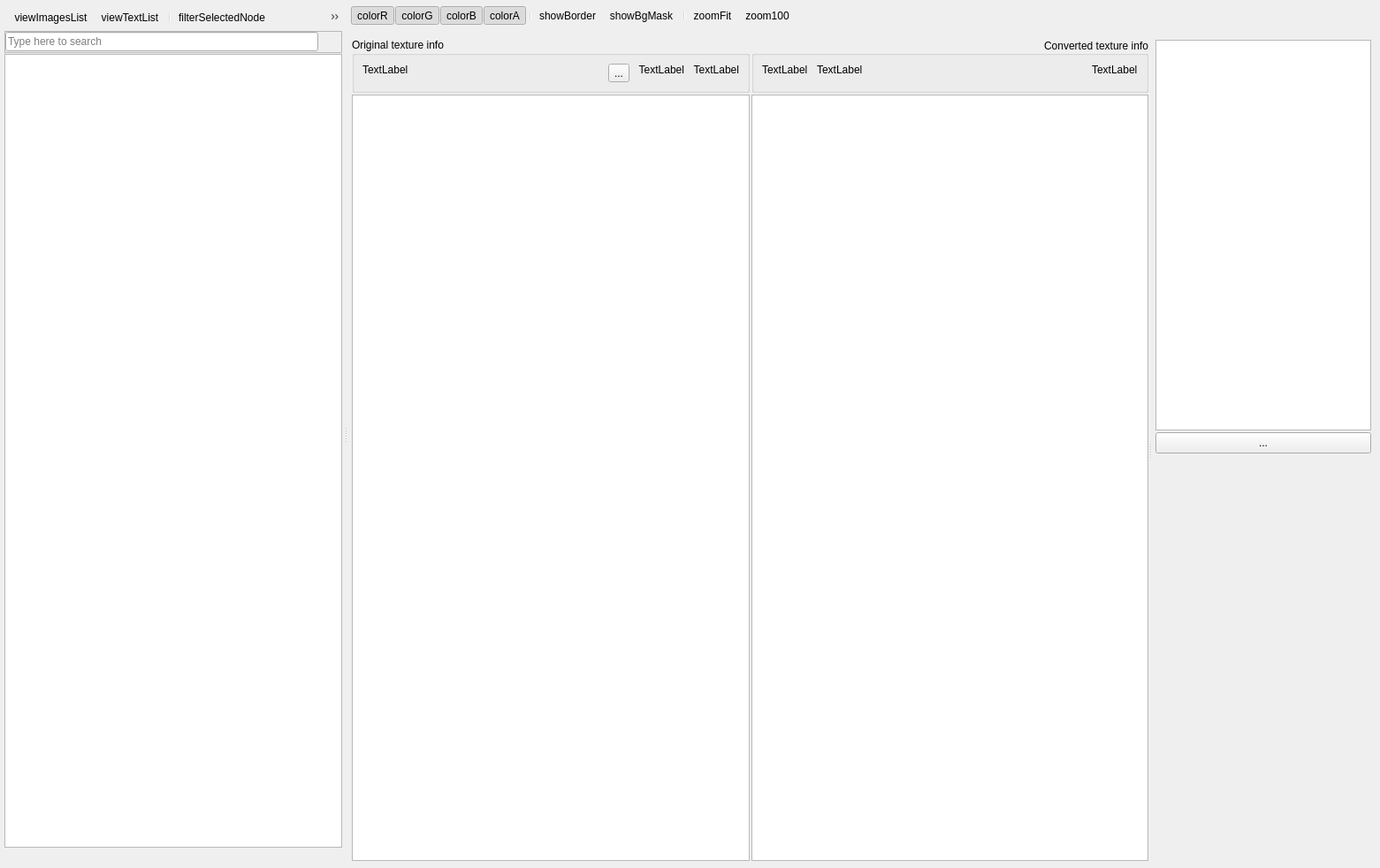
<?xml version="1.0" encoding="UTF-8"?>
<ui version="4.0">
 <class>TextureBrowser</class>
 <widget class="QDialog" name="TextureBrowser">
  <property name="geometry">
   <rect>
    <x>0</x>
    <y>0</y>
    <width>1561</width>
    <height>982</height>
   </rect>
  </property>
  <property name="sizePolicy">
   <sizepolicy hsizetype="Expanding" vsizetype="Expanding">
    <horstretch>0</horstretch>
    <verstretch>0</verstretch>
   </sizepolicy>
  </property>
  <property name="windowTitle">
   <string>Texture Converter</string>
  </property>
  <property name="windowIcon">
   <iconset resource="Resources.qrc">
    <normaloff>:/QtIcons/textureeditor.png</normaloff>:/QtIcons/textureeditor.png</iconset>
  </property>
  <property name="statusTip">
   <string/>
  </property>
  <property name="sizeGripEnabled">
   <bool>false</bool>
  </property>
  <property name="modal">
   <bool>false</bool>
  </property>
  <layout class="QVBoxLayout" name="mainLayout">
   <property name="spacing">
    <number>0</number>
   </property>
   <property name="leftMargin">
    <number>3</number>
   </property>
   <property name="topMargin">
    <number>3</number>
   </property>
   <property name="rightMargin">
    <number>3</number>
   </property>
   <property name="bottomMargin">
    <number>3</number>
   </property>
   <item>
    <widget class="QSplitter" name="splitterMain">
     <property name="sizePolicy">
      <sizepolicy hsizetype="Expanding" vsizetype="Expanding">
       <horstretch>0</horstretch>
       <verstretch>0</verstretch>
      </sizepolicy>
     </property>
     <property name="orientation">
      <enum>Qt::Horizontal</enum>
     </property>
     <widget class="QFrame" name="frameList">
      <property name="sizePolicy">
       <sizepolicy hsizetype="Expanding" vsizetype="Preferred">
        <horstretch>0</horstretch>
        <verstretch>0</verstretch>
       </sizepolicy>
      </property>
      <property name="frameShape">
       <enum>QFrame::NoFrame</enum>
      </property>
      <property name="frameShadow">
       <enum>QFrame::Plain</enum>
      </property>
      <layout class="QVBoxLayout" name="verticalLayout">
       <property name="spacing">
        <number>1</number>
       </property>
       <property name="leftMargin">
        <number>2</number>
       </property>
       <property name="topMargin">
        <number>2</number>
       </property>
       <property name="rightMargin">
        <number>2</number>
       </property>
       <property name="bottomMargin">
        <number>2</number>
       </property>
       <item>
        <widget class="QToolBar" name="textureListToolbar">
         <property name="iconSize">
          <size>
           <width>16</width>
           <height>16</height>
          </size>
         </property>
         <addaction name="actionViewImagesList"/>
         <addaction name="actionViewTextList"/>
         <addaction name="separator"/>
         <addaction name="actionFilterSelectedNode"/>
         <addaction name="actionConvertForAllGPU"/>
         <addaction name="actionConvertAll"/>
         <addaction name="actionConvertModified"/>
         <addaction name="actionConvertTagged"/>
        </widget>
       </item>
       <item>
        <widget class="QFrame" name="frame_5">
         <property name="sizePolicy">
          <sizepolicy hsizetype="Preferred" vsizetype="Fixed">
           <horstretch>0</horstretch>
           <verstretch>0</verstretch>
          </sizepolicy>
         </property>
         <property name="frameShape">
          <enum>QFrame::StyledPanel</enum>
         </property>
         <property name="frameShadow">
          <enum>QFrame::Raised</enum>
         </property>
         <layout class="QHBoxLayout" name="horizontalLayout">
          <property name="spacing">
           <number>3</number>
          </property>
          <property name="leftMargin">
           <number>0</number>
          </property>
          <property name="topMargin">
           <number>0</number>
          </property>
          <property name="rightMargin">
           <number>0</number>
          </property>
          <property name="bottomMargin">
           <number>0</number>
          </property>
          <item>
           <widget class="QLineEdit" name="textureFilterEdit">
            <property name="toolTip">
             <string>Type here to search</string>
            </property>
            <property name="statusTip">
             <string/>
            </property>
            <property name="placeholderText">
             <string>Type here to search</string>
            </property>
           </widget>
          </item>
          <item>
           <widget class="QToolButton" name="clearFilterButton">
            <property name="minimumSize">
             <size>
              <width>23</width>
              <height>23</height>
             </size>
            </property>
            <property name="maximumSize">
             <size>
              <width>23</width>
              <height>23</height>
             </size>
            </property>
            <property name="toolTip">
             <string>Clear search results</string>
            </property>
            <property name="statusTip">
             <string/>
            </property>
            <property name="text">
             <string/>
            </property>
            <property name="icon">
             <iconset>
              <normaloff>:/QtTools/Icons/close-10.png</normaloff>:/QtTools/Icons/close-10.png</iconset>
            </property>
            <property name="autoRaise">
             <bool>true</bool>
            </property>
           </widget>
          </item>
         </layout>
        </widget>
       </item>
       <item>
        <widget class="TextureList" name="listViewTextures">
         <property name="sizePolicy">
          <sizepolicy hsizetype="Expanding" vsizetype="Preferred">
           <horstretch>0</horstretch>
           <verstretch>0</verstretch>
          </sizepolicy>
         </property>
         <property name="verticalScrollMode">
          <enum>QAbstractItemView::ScrollPerPixel</enum>
         </property>
         <property name="horizontalScrollMode">
          <enum>QAbstractItemView::ScrollPerPixel</enum>
         </property>
        </widget>
       </item>
       <item>
        <widget class="QToolBar" name="textureListSortToolbar">
         <property name="iconSize">
          <size>
           <width>16</width>
           <height>16</height>
          </size>
         </property>
        </widget>
       </item>
      </layout>
     </widget>
     <widget class="QFrame" name="frameMain">
      <layout class="QVBoxLayout" name="verticalLayout_5">
       <property name="spacing">
        <number>5</number>
       </property>
       <property name="leftMargin">
        <number>0</number>
       </property>
       <property name="topMargin">
        <number>0</number>
       </property>
       <property name="rightMargin">
        <number>0</number>
       </property>
       <property name="bottomMargin">
        <number>0</number>
       </property>
       <item>
        <widget class="QToolBar" name="textureToolbar">
         <property name="minimumSize">
          <size>
           <width>0</width>
           <height>0</height>
          </size>
         </property>
         <property name="sizeIncrement">
          <size>
           <width>0</width>
           <height>0</height>
          </size>
         </property>
         <property name="baseSize">
          <size>
           <width>0</width>
           <height>0</height>
          </size>
         </property>
         <property name="orientation">
          <enum>Qt::Horizontal</enum>
         </property>
         <property name="iconSize">
          <size>
           <width>16</width>
           <height>16</height>
          </size>
         </property>
         <property name="toolButtonStyle">
          <enum>Qt::ToolButtonIconOnly</enum>
         </property>
         <property name="floatable">
          <bool>true</bool>
         </property>
         <addaction name="actionColorR"/>
         <addaction name="actionColorG"/>
         <addaction name="actionColorB"/>
         <addaction name="actionColorA"/>
         <addaction name="separator"/>
         <addaction name="actionShowBorder"/>
         <addaction name="actionShowBgMask"/>
         <addaction name="separator"/>
         <addaction name="actionZoomFit"/>
         <addaction name="actionZoom100"/>
        </widget>
       </item>
       <item>
        <widget class="QFrame" name="frameTextureAndProp">
         <property name="sizePolicy">
          <sizepolicy hsizetype="Preferred" vsizetype="Expanding">
           <horstretch>0</horstretch>
           <verstretch>0</verstretch>
          </sizepolicy>
         </property>
         <property name="frameShape">
          <enum>QFrame::NoFrame</enum>
         </property>
         <property name="frameShadow">
          <enum>QFrame::Sunken</enum>
         </property>
         <layout class="QVBoxLayout" name="verticalLayout_6">
          <property name="spacing">
           <number>1</number>
          </property>
          <property name="leftMargin">
           <number>5</number>
          </property>
          <property name="topMargin">
           <number>5</number>
          </property>
          <property name="rightMargin">
           <number>5</number>
          </property>
          <property name="bottomMargin">
           <number>5</number>
          </property>
          <item>
           <widget class="QTabBar" name="viewTabBar" native="true">
            <property name="sizePolicy">
             <sizepolicy hsizetype="Preferred" vsizetype="Preferred">
              <horstretch>0</horstretch>
              <verstretch>0</verstretch>
             </sizepolicy>
            </property>
           </widget>
          </item>
          <item>
           <widget class="QSplitter" name="splitter_2">
            <property name="sizePolicy">
             <sizepolicy hsizetype="Expanding" vsizetype="Expanding">
              <horstretch>0</horstretch>
              <verstretch>0</verstretch>
             </sizepolicy>
            </property>
            <property name="orientation">
             <enum>Qt::Horizontal</enum>
            </property>
            <widget class="QFrame" name="frameTextures">
             <property name="sizePolicy">
              <sizepolicy hsizetype="Expanding" vsizetype="Expanding">
               <horstretch>3</horstretch>
               <verstretch>0</verstretch>
              </sizepolicy>
             </property>
             <property name="frameShape">
              <enum>QFrame::NoFrame</enum>
             </property>
             <property name="frameShadow">
              <enum>QFrame::Raised</enum>
             </property>
             <layout class="QGridLayout" name="gridLayout_3" columnstretch="1,1">
              <property name="leftMargin">
               <number>0</number>
              </property>
              <property name="topMargin">
               <number>0</number>
              </property>
              <property name="rightMargin">
               <number>0</number>
              </property>
              <property name="bottomMargin">
               <number>0</number>
              </property>
              <property name="spacing">
               <number>2</number>
              </property>
              <item row="1" column="1">
               <widget class="TextureScrollArea" name="textureAreaConverted">
                <property name="cursor" stdset="0">
                 <cursorShape>ArrowCursor</cursorShape>
                </property>
                <property name="mouseTracking">
                 <bool>true</bool>
                </property>
                <property name="frameShape">
                 <enum>QFrame::StyledPanel</enum>
                </property>
                <property name="frameShadow">
                 <enum>QFrame::Sunken</enum>
                </property>
                <property name="widgetResizable" stdset="0">
                 <bool>true</bool>
                </property>
               </widget>
              </item>
              <item row="0" column="1">
               <widget class="QGroupBox" name="groupBox_3">
                <property name="title">
                 <string>Converted texture info</string>
                </property>
                <property name="alignment">
                 <set>Qt::AlignRight|Qt::AlignTrailing|Qt::AlignVCenter</set>
                </property>
                <layout class="QGridLayout" name="gridLayout">
                 <property name="horizontalSpacing">
                  <number>10</number>
                 </property>
                 <item row="0" column="2">
                  <widget class="QLabel" name="labelConvertedFormat">
                   <property name="sizePolicy">
                    <sizepolicy hsizetype="Maximum" vsizetype="Preferred">
                     <horstretch>0</horstretch>
                     <verstretch>0</verstretch>
                    </sizepolicy>
                   </property>
                   <property name="text">
                    <string>TextLabel</string>
                   </property>
                   <property name="alignment">
                    <set>Qt::AlignLeading|Qt::AlignLeft|Qt::AlignTop</set>
                   </property>
                   <property name="wordWrap">
                    <bool>true</bool>
                   </property>
                   <property name="margin">
                    <number>3</number>
                   </property>
                  </widget>
                 </item>
                 <item row="0" column="1">
                  <widget class="QLabel" name="labelConvertedXY">
                   <property name="sizePolicy">
                    <sizepolicy hsizetype="Preferred" vsizetype="Preferred">
                     <horstretch>0</horstretch>
                     <verstretch>0</verstretch>
                    </sizepolicy>
                   </property>
                   <property name="text">
                    <string>TextLabel</string>
                   </property>
                   <property name="alignment">
                    <set>Qt::AlignLeading|Qt::AlignLeft|Qt::AlignTop</set>
                   </property>
                   <property name="margin">
                    <number>3</number>
                   </property>
                  </widget>
                 </item>
                 <item row="0" column="0">
                  <widget class="QLabel" name="labelConvertedRGBA">
                   <property name="sizePolicy">
                    <sizepolicy hsizetype="Maximum" vsizetype="Preferred">
                     <horstretch>0</horstretch>
                     <verstretch>0</verstretch>
                    </sizepolicy>
                   </property>
                   <property name="text">
                    <string>TextLabel</string>
                   </property>
                   <property name="alignment">
                    <set>Qt::AlignLeading|Qt::AlignLeft|Qt::AlignTop</set>
                   </property>
                   <property name="margin">
                    <number>3</number>
                   </property>
                  </widget>
                 </item>
                </layout>
               </widget>
              </item>
              <item row="1" column="0">
               <widget class="TextureScrollArea" name="textureAreaOriginal">
                <property name="cursor" stdset="0">
                 <cursorShape>ArrowCursor</cursorShape>
                </property>
                <property name="mouseTracking">
                 <bool>true</bool>
                </property>
                <property name="widgetResizable" stdset="0">
                 <bool>true</bool>
                </property>
               </widget>
              </item>
              <item row="0" column="0">
               <widget class="QGroupBox" name="groupBox_4">
                <property name="title">
                 <string>Original texture info</string>
                </property>
                <property name="flat">
                 <bool>false</bool>
                </property>
                <layout class="QGridLayout" name="gridLayout_2">
                 <property name="horizontalSpacing">
                  <number>10</number>
                 </property>
                 <item row="0" column="1">
                  <widget class="QLabel" name="labelOriginalFormat">
                   <property name="text">
                    <string>TextLabel</string>
                   </property>
                   <property name="alignment">
                    <set>Qt::AlignLeading|Qt::AlignLeft|Qt::AlignTop</set>
                   </property>
                   <property name="wordWrap">
                    <bool>true</bool>
                   </property>
                   <property name="margin">
                    <number>3</number>
                   </property>
                  </widget>
                 </item>
                 <item row="0" column="4">
                  <widget class="QLabel" name="labelOriginalXY">
                   <property name="sizePolicy">
                    <sizepolicy hsizetype="Maximum" vsizetype="Preferred">
                     <horstretch>0</horstretch>
                     <verstretch>0</verstretch>
                    </sizepolicy>
                   </property>
                   <property name="frameShadow">
                    <enum>QFrame::Plain</enum>
                   </property>
                   <property name="text">
                    <string>TextLabel</string>
                   </property>
                   <property name="alignment">
                    <set>Qt::AlignRight|Qt::AlignTop|Qt::AlignTrailing</set>
                   </property>
                   <property name="margin">
                    <number>3</number>
                   </property>
                  </widget>
                 </item>
                 <item row="0" column="5">
                  <widget class="QLabel" name="labelOriginalRGBA">
                   <property name="sizePolicy">
                    <sizepolicy hsizetype="Maximum" vsizetype="Preferred">
                     <horstretch>0</horstretch>
                     <verstretch>0</verstretch>
                    </sizepolicy>
                   </property>
                   <property name="text">
                    <string>TextLabel</string>
                   </property>
                   <property name="alignment">
                    <set>Qt::AlignRight|Qt::AlignTop|Qt::AlignTrailing</set>
                   </property>
                   <property name="margin">
                    <number>3</number>
                   </property>
                  </widget>
                 </item>
                 <item row="0" column="2">
                  <widget class="QToolButton" name="buttonCovertToRGBM">
                   <property name="enabled">
                    <bool>true</bool>
                   </property>
                   <property name="toolTip">
                    <string>Convert to RGBM</string>
                   </property>
                   <property name="text">
                    <string>...</string>
                   </property>
                   <property name="icon">
                    <iconset resource="Resources.qrc">
                     <normaloff>:/QtIcons/advanced.png</normaloff>:/QtIcons/advanced.png</iconset>
                   </property>
                   <property name="toolButtonStyle">
                    <enum>Qt::ToolButtonIconOnly</enum>
                   </property>
                   <property name="arrowType">
                    <enum>Qt::NoArrow</enum>
                   </property>
                  </widget>
                 </item>
                </layout>
               </widget>
              </item>
             </layout>
            </widget>
            <widget class="QFrame" name="frameProperties">
             <property name="sizePolicy">
              <sizepolicy hsizetype="Preferred" vsizetype="Preferred">
               <horstretch>1</horstretch>
               <verstretch>0</verstretch>
              </sizepolicy>
             </property>
             <property name="minimumSize">
              <size>
               <width>250</width>
               <height>0</height>
              </size>
             </property>
             <layout class="QVBoxLayout" name="verticalLayout_2">
              <property name="spacing">
               <number>2</number>
              </property>
              <property name="leftMargin">
               <number>4</number>
              </property>
              <property name="topMargin">
               <number>2</number>
              </property>
              <property name="rightMargin">
               <number>2</number>
              </property>
              <property name="bottomMargin">
               <number>2</number>
              </property>
              <item>
               <widget class="TextureProperties" name="textureProperties">
                <property name="sizePolicy">
                 <sizepolicy hsizetype="Expanding" vsizetype="Expanding">
                  <horstretch>0</horstretch>
                  <verstretch>0</verstretch>
                 </sizepolicy>
                </property>
                <property name="alternatingRowColors">
                 <bool>true</bool>
                </property>
                <property name="indentation">
                 <number>16</number>
                </property>
                <property name="rootIsDecorated">
                 <bool>false</bool>
                </property>
                <property name="itemsExpandable">
                 <bool>false</bool>
                </property>
               </widget>
              </item>
              <item>
               <widget class="QToolButton" name="convertToolButton">
                <property name="sizePolicy">
                 <sizepolicy hsizetype="Preferred" vsizetype="Preferred">
                  <horstretch>0</horstretch>
                  <verstretch>0</verstretch>
                 </sizepolicy>
                </property>
                <property name="minimumSize">
                 <size>
                  <width>0</width>
                  <height>24</height>
                 </size>
                </property>
                <property name="text">
                 <string>...</string>
                </property>
                <property name="toolButtonStyle">
                 <enum>Qt::ToolButtonTextBesideIcon</enum>
                </property>
               </widget>
              </item>
              <item>
               <widget class="QLabel" name="warningLabel">
                <property name="sizePolicy">
                 <sizepolicy hsizetype="Preferred" vsizetype="Maximum">
                  <horstretch>0</horstretch>
                  <verstretch>0</verstretch>
                 </sizepolicy>
                </property>
                <property name="font">
                 <font>
                  <pointsize>10</pointsize>
                 </font>
                </property>
                <property name="text">
                 <string/>
                </property>
                <property name="alignment">
                 <set>Qt::AlignCenter</set>
                </property>
                <property name="wordWrap">
                 <bool>true</bool>
                </property>
                <property name="margin">
                 <number>3</number>
                </property>
               </widget>
              </item>
              <item>
               <spacer name="verticalSpacer">
                <property name="orientation">
                 <enum>Qt::Vertical</enum>
                </property>
                <property name="sizeHint" stdset="0">
                 <size>
                  <width>20</width>
                  <height>40</height>
                 </size>
                </property>
               </spacer>
              </item>
             </layout>
            </widget>
           </widget>
          </item>
         </layout>
        </widget>
       </item>
      </layout>
     </widget>
    </widget>
   </item>
  </layout>
  <action name="actionColorR">
   <property name="checkable">
    <bool>true</bool>
   </property>
   <property name="checked">
    <bool>true</bool>
   </property>
   <property name="icon">
    <iconset resource="Resources.qrc">
     <normaloff>:/QtIconsTextureDialog/red.png</normaloff>:/QtIconsTextureDialog/red.png</iconset>
   </property>
   <property name="text">
    <string>colorR</string>
   </property>
   <property name="toolTip">
    <string>Show RED color channel</string>
   </property>
  </action>
  <action name="actionColorG">
   <property name="checkable">
    <bool>true</bool>
   </property>
   <property name="checked">
    <bool>true</bool>
   </property>
   <property name="icon">
    <iconset resource="Resources.qrc">
     <normaloff>:/QtIconsTextureDialog/green.png</normaloff>:/QtIconsTextureDialog/green.png</iconset>
   </property>
   <property name="text">
    <string>colorG</string>
   </property>
   <property name="toolTip">
    <string>Show GREEN color channel</string>
   </property>
  </action>
  <action name="actionColorB">
   <property name="checkable">
    <bool>true</bool>
   </property>
   <property name="checked">
    <bool>true</bool>
   </property>
   <property name="icon">
    <iconset resource="Resources.qrc">
     <normaloff>:/QtIconsTextureDialog/blue.png</normaloff>:/QtIconsTextureDialog/blue.png</iconset>
   </property>
   <property name="text">
    <string>colorB</string>
   </property>
   <property name="toolTip">
    <string>Show BLUE color channel</string>
   </property>
  </action>
  <action name="actionColorA">
   <property name="checkable">
    <bool>true</bool>
   </property>
   <property name="checked">
    <bool>true</bool>
   </property>
   <property name="icon">
    <iconset resource="Resources.qrc">
     <normaloff>:/QtIconsTextureDialog/alpha.png</normaloff>:/QtIconsTextureDialog/alpha.png</iconset>
   </property>
   <property name="text">
    <string>colorA</string>
   </property>
   <property name="toolTip">
    <string>Show ALPHA channel</string>
   </property>
  </action>
  <action name="actionViewImagesList">
   <property name="checkable">
    <bool>true</bool>
   </property>
   <property name="icon">
    <iconset resource="Resources.qrc">
     <normaloff>:/QtIconsTextureDialog/view_pictures.png</normaloff>:/QtIconsTextureDialog/view_pictures.png</iconset>
   </property>
   <property name="text">
    <string>viewImagesList</string>
   </property>
   <property name="toolTip">
    <string>View textrures priview</string>
   </property>
  </action>
  <action name="actionViewTextList">
   <property name="checkable">
    <bool>true</bool>
   </property>
   <property name="icon">
    <iconset resource="Resources.qrc">
     <normaloff>:/QtIconsTextureDialog/view_list.png</normaloff>:/QtIconsTextureDialog/view_list.png</iconset>
   </property>
   <property name="text">
    <string>viewTextList</string>
   </property>
   <property name="toolTip">
    <string>View simple textutes list</string>
   </property>
  </action>
  <action name="actionShowBorder">
   <property name="checkable">
    <bool>true</bool>
   </property>
   <property name="icon">
    <iconset resource="Resources.qrc">
     <normaloff>:/QtIconsTextureDialog/border.png</normaloff>:/QtIconsTextureDialog/border.png</iconset>
   </property>
   <property name="text">
    <string>showBorder</string>
   </property>
   <property name="toolTip">
    <string>Show texture border</string>
   </property>
  </action>
  <action name="actionShowBgMask">
   <property name="checkable">
    <bool>true</bool>
   </property>
   <property name="icon">
    <iconset resource="Resources.qrc">
     <normaloff>:/QtIconsTextureDialog/opacity.png</normaloff>:/QtIconsTextureDialog/opacity.png</iconset>
   </property>
   <property name="text">
    <string>showBgMask</string>
   </property>
   <property name="toolTip">
    <string>Show tiled background</string>
   </property>
  </action>
  <action name="actionZoom100">
   <property name="icon">
    <iconset resource="Resources.qrc">
     <normaloff>:/QtIconsTextureDialog/zoom_100.png</normaloff>:/QtIconsTextureDialog/zoom_100.png</iconset>
   </property>
   <property name="text">
    <string>zoom100</string>
   </property>
   <property name="toolTip">
    <string>Zoom to 100%</string>
   </property>
  </action>
  <action name="actionZoomFit">
   <property name="icon">
    <iconset resource="Resources.qrc">
     <normaloff>:/QtIconsTextureDialog/zoom_fit.png</normaloff>:/QtIconsTextureDialog/zoom_fit.png</iconset>
   </property>
   <property name="text">
    <string>zoomFit</string>
   </property>
   <property name="toolTip">
    <string>Zoom to fit</string>
   </property>
  </action>
  <action name="actionFilterSelectedNode">
   <property name="checkable">
    <bool>true</bool>
   </property>
   <property name="icon">
    <iconset resource="Resources.qrc">
     <normaloff>:/QtIconsTextureDialog/filter.png</normaloff>:/QtIconsTextureDialog/filter.png</iconset>
   </property>
   <property name="text">
    <string>filterSelectedNode</string>
   </property>
   <property name="toolTip">
    <string>filterSelectedNode</string>
   </property>
  </action>
  <action name="actionConvert">
   <property name="icon">
    <iconset resource="Resources.qrc">
     <normaloff>:/QtIconsTextureDialog/convert.png</normaloff>:/QtIconsTextureDialog/convert.png</iconset>
   </property>
   <property name="text">
    <string>Convert</string>
   </property>
   <property name="toolTip">
    <string>Force to convert current texture</string>
   </property>
  </action>
  <action name="actionConvertAll">
   <property name="icon">
    <iconset resource="Resources.qrc">
     <normaloff>:/QtIconsTextureDialog/convertall.png</normaloff>:/QtIconsTextureDialog/convertall.png</iconset>
   </property>
   <property name="text">
    <string>Convert all</string>
   </property>
   <property name="toolTip">
    <string>Force convert all textures</string>
   </property>
  </action>
  <action name="actionConvertModified">
   <property name="icon">
    <iconset resource="Resources.qrc">
     <normaloff>:/QtIconsTextureDialog/convertModified.png</normaloff>:/QtIconsTextureDialog/convertModified.png</iconset>
   </property>
   <property name="text">
    <string>Convert modified</string>
   </property>
   <property name="toolTip">
    <string>Convert modified textures</string>
   </property>
  </action>
  <action name="actionConvertForAllGPU">
   <property name="icon">
    <iconset resource="Resources.qrc">
     <normaloff>:/QtIconsTextureDialog/convertallgpu.png</normaloff>:/QtIconsTextureDialog/convertallgpu.png</iconset>
   </property>
   <property name="text">
    <string>Convert for all GPU</string>
   </property>
   <property name="toolTip">
    <string>Convert current texture for all GPU</string>
   </property>
  </action>
  <action name="actionConvertTagged">
   <property name="icon">
    <iconset resource="Resources.qrc">
     <normaloff>:/QtIconsTextureDialog/convertTagged.png</normaloff>:/QtIconsTextureDialog/convertTagged.png</iconset>
   </property>
   <property name="text">
    <string>Convert tagged</string>
   </property>
   <property name="toolTip">
    <string>Convert tagged textures</string>
   </property>
  </action>
 </widget>
 <customwidgets>
  <customwidget>
   <class>TextureScrollArea</class>
   <extends>QGraphicsView</extends>
   <header>Classes/Qt/TextureBrowser/TextureScrollArea.h</header>
   <container>1</container>
  </customwidget>
  <customwidget>
   <class>TextureList</class>
   <extends>QListView</extends>
   <header>Classes/Qt/TextureBrowser/TextureList.h</header>
  </customwidget>
  <customwidget>
   <class>QTabBar</class>
   <extends>QWidget</extends>
   <header>qtabbar.h</header>
   <container>1</container>
  </customwidget>
  <customwidget>
   <class>TextureProperties</class>
   <extends>QTreeView</extends>
   <header>Classes/Qt/TextureBrowser/TextureProperties.h</header>
  </customwidget>
 </customwidgets>
 <tabstops>
  <tabstop>textureAreaOriginal</tabstop>
  <tabstop>textureAreaConverted</tabstop>
  <tabstop>textureFilterEdit</tabstop>
  <tabstop>clearFilterButton</tabstop>
 </tabstops>
 <resources>
  <include location="Resources.qrc"/>
 </resources>
 <connections/>
</ui>
